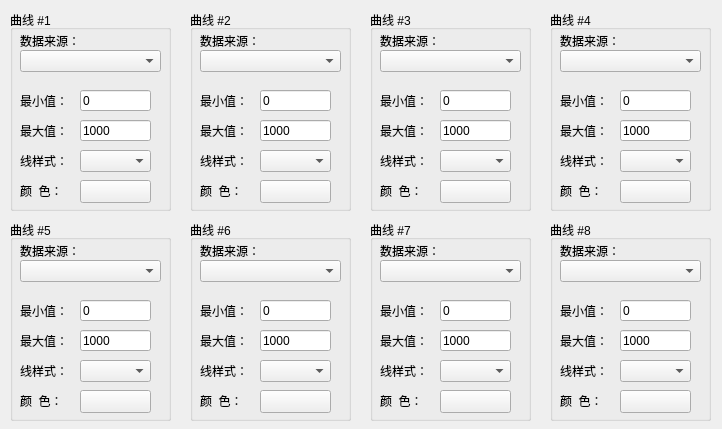
<?xml version="1.0" encoding="UTF-8"?>
<ui version="4.0">
 <class>QHisTrendDisplayPenDlg</class>
 <widget class="QWidget" name="QHisTrendDisplayPenDlg">
  <property name="geometry">
   <rect>
    <x>0</x>
    <y>0</y>
    <width>722</width>
    <height>429</height>
   </rect>
  </property>
  <property name="windowTitle">
   <string>Form</string>
  </property>
  <widget class="QGroupBox" name="groupBox">
   <property name="geometry">
    <rect>
     <x>10</x>
     <y>10</y>
     <width>161</width>
     <height>201</height>
    </rect>
   </property>
   <property name="title">
    <string>曲线 #1</string>
   </property>
   <widget class="QLabel" name="label">
    <property name="geometry">
     <rect>
      <x>10</x>
      <y>80</y>
      <width>61</width>
      <height>21</height>
     </rect>
    </property>
    <property name="text">
     <string>最小值：</string>
    </property>
   </widget>
   <widget class="QLabel" name="label_2">
    <property name="geometry">
     <rect>
      <x>10</x>
      <y>110</y>
      <width>61</width>
      <height>21</height>
     </rect>
    </property>
    <property name="text">
     <string>最大值：</string>
    </property>
   </widget>
   <widget class="QLabel" name="label_3">
    <property name="geometry">
     <rect>
      <x>10</x>
      <y>140</y>
      <width>71</width>
      <height>21</height>
     </rect>
    </property>
    <property name="text">
     <string>线样式：</string>
    </property>
   </widget>
   <widget class="QLabel" name="label_7">
    <property name="geometry">
     <rect>
      <x>10</x>
      <y>170</y>
      <width>61</width>
      <height>21</height>
     </rect>
    </property>
    <property name="text">
     <string>颜  色：</string>
    </property>
   </widget>
   <widget class="QLabel" name="label_4">
    <property name="geometry">
     <rect>
      <x>10</x>
      <y>20</y>
      <width>141</width>
      <height>21</height>
     </rect>
    </property>
    <property name="text">
     <string>数据来源：</string>
    </property>
   </widget>
   <widget class="QComboBox" name="P1_DataSorce">
    <property name="geometry">
     <rect>
      <x>10</x>
      <y>40</y>
      <width>141</width>
      <height>22</height>
     </rect>
    </property>
   </widget>
   <widget class="QLineEdit" name="P1_Max">
    <property name="geometry">
     <rect>
      <x>70</x>
      <y>110</y>
      <width>71</width>
      <height>21</height>
     </rect>
    </property>
    <property name="text">
     <string>1000</string>
    </property>
   </widget>
   <widget class="QLineEdit" name="P1_Min">
    <property name="geometry">
     <rect>
      <x>70</x>
      <y>80</y>
      <width>71</width>
      <height>21</height>
     </rect>
    </property>
    <property name="text">
     <string>0</string>
    </property>
   </widget>
   <widget class="QPushButton" name="P1_Color">
    <property name="geometry">
     <rect>
      <x>70</x>
      <y>170</y>
      <width>71</width>
      <height>23</height>
     </rect>
    </property>
    <property name="focusPolicy">
     <enum>Qt::NoFocus</enum>
    </property>
    <property name="text">
     <string/>
    </property>
   </widget>
   <widget class="QComboBox" name="P1_Line">
    <property name="geometry">
     <rect>
      <x>70</x>
      <y>140</y>
      <width>71</width>
      <height>22</height>
     </rect>
    </property>
    <property name="currentIndex">
     <number>-1</number>
    </property>
   </widget>
  </widget>
  <widget class="QGroupBox" name="groupBox_2">
   <property name="geometry">
    <rect>
     <x>190</x>
     <y>10</y>
     <width>161</width>
     <height>201</height>
    </rect>
   </property>
   <property name="title">
    <string>曲线 #2</string>
   </property>
   <widget class="QLabel" name="label_5">
    <property name="geometry">
     <rect>
      <x>10</x>
      <y>80</y>
      <width>61</width>
      <height>21</height>
     </rect>
    </property>
    <property name="text">
     <string>最小值：</string>
    </property>
   </widget>
   <widget class="QLabel" name="label_6">
    <property name="geometry">
     <rect>
      <x>10</x>
      <y>110</y>
      <width>61</width>
      <height>21</height>
     </rect>
    </property>
    <property name="text">
     <string>最大值：</string>
    </property>
   </widget>
   <widget class="QLabel" name="label_8">
    <property name="geometry">
     <rect>
      <x>10</x>
      <y>140</y>
      <width>71</width>
      <height>21</height>
     </rect>
    </property>
    <property name="text">
     <string>线样式：</string>
    </property>
   </widget>
   <widget class="QLabel" name="label_9">
    <property name="geometry">
     <rect>
      <x>10</x>
      <y>170</y>
      <width>71</width>
      <height>21</height>
     </rect>
    </property>
    <property name="text">
     <string>颜  色：</string>
    </property>
   </widget>
   <widget class="QLabel" name="label_10">
    <property name="geometry">
     <rect>
      <x>10</x>
      <y>20</y>
      <width>151</width>
      <height>21</height>
     </rect>
    </property>
    <property name="text">
     <string>数据来源：</string>
    </property>
   </widget>
   <widget class="QComboBox" name="P2_DataSorce">
    <property name="geometry">
     <rect>
      <x>10</x>
      <y>40</y>
      <width>141</width>
      <height>22</height>
     </rect>
    </property>
   </widget>
   <widget class="QLineEdit" name="P2_Max">
    <property name="geometry">
     <rect>
      <x>70</x>
      <y>110</y>
      <width>71</width>
      <height>21</height>
     </rect>
    </property>
    <property name="text">
     <string>1000</string>
    </property>
   </widget>
   <widget class="QComboBox" name="P2_Line">
    <property name="geometry">
     <rect>
      <x>70</x>
      <y>140</y>
      <width>71</width>
      <height>22</height>
     </rect>
    </property>
    <property name="currentIndex">
     <number>-1</number>
    </property>
   </widget>
   <widget class="QLineEdit" name="P2_Min">
    <property name="geometry">
     <rect>
      <x>70</x>
      <y>80</y>
      <width>71</width>
      <height>21</height>
     </rect>
    </property>
    <property name="text">
     <string>0</string>
    </property>
   </widget>
   <widget class="QPushButton" name="P2_Color">
    <property name="geometry">
     <rect>
      <x>70</x>
      <y>170</y>
      <width>71</width>
      <height>23</height>
     </rect>
    </property>
    <property name="focusPolicy">
     <enum>Qt::NoFocus</enum>
    </property>
    <property name="text">
     <string/>
    </property>
   </widget>
  </widget>
  <widget class="QGroupBox" name="groupBox_3">
   <property name="geometry">
    <rect>
     <x>370</x>
     <y>10</y>
     <width>161</width>
     <height>201</height>
    </rect>
   </property>
   <property name="title">
    <string>曲线 #3</string>
   </property>
   <widget class="QLabel" name="label_11">
    <property name="geometry">
     <rect>
      <x>10</x>
      <y>80</y>
      <width>61</width>
      <height>21</height>
     </rect>
    </property>
    <property name="text">
     <string>最小值：</string>
    </property>
   </widget>
   <widget class="QLabel" name="label_12">
    <property name="geometry">
     <rect>
      <x>10</x>
      <y>110</y>
      <width>61</width>
      <height>21</height>
     </rect>
    </property>
    <property name="text">
     <string>最大值：</string>
    </property>
   </widget>
   <widget class="QLabel" name="label_13">
    <property name="geometry">
     <rect>
      <x>10</x>
      <y>140</y>
      <width>61</width>
      <height>21</height>
     </rect>
    </property>
    <property name="text">
     <string>线样式：</string>
    </property>
   </widget>
   <widget class="QLabel" name="label_14">
    <property name="geometry">
     <rect>
      <x>10</x>
      <y>170</y>
      <width>71</width>
      <height>21</height>
     </rect>
    </property>
    <property name="text">
     <string>颜  色：</string>
    </property>
   </widget>
   <widget class="QLabel" name="label_15">
    <property name="geometry">
     <rect>
      <x>10</x>
      <y>20</y>
      <width>151</width>
      <height>21</height>
     </rect>
    </property>
    <property name="text">
     <string>数据来源：</string>
    </property>
   </widget>
   <widget class="QComboBox" name="P3_DataSorce">
    <property name="geometry">
     <rect>
      <x>10</x>
      <y>40</y>
      <width>141</width>
      <height>22</height>
     </rect>
    </property>
   </widget>
   <widget class="QLineEdit" name="P3_Max">
    <property name="geometry">
     <rect>
      <x>70</x>
      <y>110</y>
      <width>71</width>
      <height>21</height>
     </rect>
    </property>
    <property name="text">
     <string>1000</string>
    </property>
   </widget>
   <widget class="QLineEdit" name="P3_Min">
    <property name="geometry">
     <rect>
      <x>70</x>
      <y>80</y>
      <width>71</width>
      <height>21</height>
     </rect>
    </property>
    <property name="text">
     <string>0</string>
    </property>
   </widget>
   <widget class="QComboBox" name="P3_Line">
    <property name="geometry">
     <rect>
      <x>70</x>
      <y>140</y>
      <width>71</width>
      <height>22</height>
     </rect>
    </property>
    <property name="currentIndex">
     <number>-1</number>
    </property>
   </widget>
   <widget class="QPushButton" name="P3_Color">
    <property name="geometry">
     <rect>
      <x>70</x>
      <y>170</y>
      <width>71</width>
      <height>23</height>
     </rect>
    </property>
    <property name="text">
     <string/>
    </property>
   </widget>
  </widget>
  <widget class="QGroupBox" name="groupBox_4">
   <property name="geometry">
    <rect>
     <x>550</x>
     <y>10</y>
     <width>161</width>
     <height>201</height>
    </rect>
   </property>
   <property name="title">
    <string>曲线 #4</string>
   </property>
   <widget class="QLabel" name="label_16">
    <property name="geometry">
     <rect>
      <x>10</x>
      <y>80</y>
      <width>61</width>
      <height>21</height>
     </rect>
    </property>
    <property name="text">
     <string>最小值：</string>
    </property>
   </widget>
   <widget class="QLabel" name="label_17">
    <property name="geometry">
     <rect>
      <x>10</x>
      <y>110</y>
      <width>61</width>
      <height>21</height>
     </rect>
    </property>
    <property name="text">
     <string>最大值：</string>
    </property>
   </widget>
   <widget class="QLabel" name="label_18">
    <property name="geometry">
     <rect>
      <x>10</x>
      <y>140</y>
      <width>71</width>
      <height>21</height>
     </rect>
    </property>
    <property name="text">
     <string>线样式：</string>
    </property>
   </widget>
   <widget class="QLabel" name="label_19">
    <property name="geometry">
     <rect>
      <x>10</x>
      <y>170</y>
      <width>61</width>
      <height>21</height>
     </rect>
    </property>
    <property name="text">
     <string>颜  色：</string>
    </property>
   </widget>
   <widget class="QLabel" name="label_20">
    <property name="geometry">
     <rect>
      <x>10</x>
      <y>20</y>
      <width>171</width>
      <height>21</height>
     </rect>
    </property>
    <property name="text">
     <string>数据来源：</string>
    </property>
   </widget>
   <widget class="QComboBox" name="P4_DataSorce">
    <property name="geometry">
     <rect>
      <x>10</x>
      <y>40</y>
      <width>141</width>
      <height>22</height>
     </rect>
    </property>
   </widget>
   <widget class="QLineEdit" name="P4_Max">
    <property name="geometry">
     <rect>
      <x>70</x>
      <y>110</y>
      <width>71</width>
      <height>21</height>
     </rect>
    </property>
    <property name="text">
     <string>1000</string>
    </property>
   </widget>
   <widget class="QPushButton" name="P4_Color">
    <property name="geometry">
     <rect>
      <x>70</x>
      <y>170</y>
      <width>71</width>
      <height>23</height>
     </rect>
    </property>
    <property name="focusPolicy">
     <enum>Qt::NoFocus</enum>
    </property>
    <property name="text">
     <string/>
    </property>
   </widget>
   <widget class="QLineEdit" name="P4_Min">
    <property name="geometry">
     <rect>
      <x>70</x>
      <y>80</y>
      <width>71</width>
      <height>21</height>
     </rect>
    </property>
    <property name="text">
     <string>0</string>
    </property>
   </widget>
   <widget class="QComboBox" name="P4_Line">
    <property name="geometry">
     <rect>
      <x>70</x>
      <y>140</y>
      <width>71</width>
      <height>22</height>
     </rect>
    </property>
    <property name="currentIndex">
     <number>-1</number>
    </property>
   </widget>
  </widget>
  <widget class="QGroupBox" name="groupBox_6">
   <property name="geometry">
    <rect>
     <x>190</x>
     <y>220</y>
     <width>161</width>
     <height>201</height>
    </rect>
   </property>
   <property name="title">
    <string>曲线 #6</string>
   </property>
   <widget class="QLabel" name="label_21">
    <property name="geometry">
     <rect>
      <x>10</x>
      <y>80</y>
      <width>61</width>
      <height>21</height>
     </rect>
    </property>
    <property name="text">
     <string>最小值：</string>
    </property>
   </widget>
   <widget class="QLabel" name="label_22">
    <property name="geometry">
     <rect>
      <x>10</x>
      <y>110</y>
      <width>61</width>
      <height>21</height>
     </rect>
    </property>
    <property name="text">
     <string>最大值：</string>
    </property>
   </widget>
   <widget class="QLabel" name="label_23">
    <property name="geometry">
     <rect>
      <x>10</x>
      <y>140</y>
      <width>61</width>
      <height>21</height>
     </rect>
    </property>
    <property name="text">
     <string>线样式：</string>
    </property>
   </widget>
   <widget class="QLabel" name="label_24">
    <property name="geometry">
     <rect>
      <x>10</x>
      <y>170</y>
      <width>71</width>
      <height>21</height>
     </rect>
    </property>
    <property name="text">
     <string>颜  色：</string>
    </property>
   </widget>
   <widget class="QLabel" name="label_25">
    <property name="geometry">
     <rect>
      <x>10</x>
      <y>20</y>
      <width>151</width>
      <height>21</height>
     </rect>
    </property>
    <property name="text">
     <string>数据来源：</string>
    </property>
   </widget>
   <widget class="QComboBox" name="P6_DataSorce">
    <property name="geometry">
     <rect>
      <x>10</x>
      <y>40</y>
      <width>141</width>
      <height>22</height>
     </rect>
    </property>
   </widget>
   <widget class="QLineEdit" name="P6_Max">
    <property name="geometry">
     <rect>
      <x>70</x>
      <y>110</y>
      <width>71</width>
      <height>21</height>
     </rect>
    </property>
    <property name="inputMask">
     <string comment="1000"/>
    </property>
    <property name="text">
     <string>1000</string>
    </property>
   </widget>
   <widget class="QPushButton" name="P6_Color">
    <property name="geometry">
     <rect>
      <x>70</x>
      <y>170</y>
      <width>71</width>
      <height>23</height>
     </rect>
    </property>
    <property name="focusPolicy">
     <enum>Qt::NoFocus</enum>
    </property>
    <property name="text">
     <string/>
    </property>
   </widget>
   <widget class="QLineEdit" name="P6_Min">
    <property name="geometry">
     <rect>
      <x>70</x>
      <y>80</y>
      <width>71</width>
      <height>21</height>
     </rect>
    </property>
    <property name="text">
     <string>0</string>
    </property>
   </widget>
   <widget class="QComboBox" name="P6_Line">
    <property name="geometry">
     <rect>
      <x>70</x>
      <y>140</y>
      <width>71</width>
      <height>22</height>
     </rect>
    </property>
    <property name="currentIndex">
     <number>-1</number>
    </property>
   </widget>
  </widget>
  <widget class="QGroupBox" name="groupBox_5">
   <property name="geometry">
    <rect>
     <x>10</x>
     <y>220</y>
     <width>161</width>
     <height>201</height>
    </rect>
   </property>
   <property name="title">
    <string>曲线 #5</string>
   </property>
   <widget class="QLabel" name="label_26">
    <property name="geometry">
     <rect>
      <x>10</x>
      <y>80</y>
      <width>71</width>
      <height>21</height>
     </rect>
    </property>
    <property name="text">
     <string>最小值：</string>
    </property>
   </widget>
   <widget class="QLabel" name="label_27">
    <property name="geometry">
     <rect>
      <x>10</x>
      <y>110</y>
      <width>71</width>
      <height>21</height>
     </rect>
    </property>
    <property name="text">
     <string>最大值：</string>
    </property>
   </widget>
   <widget class="QLabel" name="label_28">
    <property name="geometry">
     <rect>
      <x>10</x>
      <y>140</y>
      <width>71</width>
      <height>21</height>
     </rect>
    </property>
    <property name="text">
     <string>线样式：</string>
    </property>
   </widget>
   <widget class="QLabel" name="label_29">
    <property name="geometry">
     <rect>
      <x>10</x>
      <y>170</y>
      <width>81</width>
      <height>21</height>
     </rect>
    </property>
    <property name="text">
     <string>颜  色：</string>
    </property>
   </widget>
   <widget class="QLabel" name="label_30">
    <property name="geometry">
     <rect>
      <x>10</x>
      <y>20</y>
      <width>151</width>
      <height>21</height>
     </rect>
    </property>
    <property name="text">
     <string>数据来源：</string>
    </property>
   </widget>
   <widget class="QComboBox" name="P5_DataSorce">
    <property name="geometry">
     <rect>
      <x>10</x>
      <y>40</y>
      <width>141</width>
      <height>22</height>
     </rect>
    </property>
   </widget>
   <widget class="QLineEdit" name="P5_Min">
    <property name="geometry">
     <rect>
      <x>70</x>
      <y>80</y>
      <width>71</width>
      <height>21</height>
     </rect>
    </property>
    <property name="text">
     <string>0</string>
    </property>
   </widget>
   <widget class="QComboBox" name="P5_Line">
    <property name="geometry">
     <rect>
      <x>70</x>
      <y>140</y>
      <width>71</width>
      <height>22</height>
     </rect>
    </property>
    <property name="currentIndex">
     <number>-1</number>
    </property>
   </widget>
   <widget class="QPushButton" name="P5_Color">
    <property name="geometry">
     <rect>
      <x>70</x>
      <y>170</y>
      <width>71</width>
      <height>23</height>
     </rect>
    </property>
    <property name="focusPolicy">
     <enum>Qt::NoFocus</enum>
    </property>
    <property name="text">
     <string/>
    </property>
   </widget>
   <widget class="QLineEdit" name="P5_Max">
    <property name="geometry">
     <rect>
      <x>70</x>
      <y>110</y>
      <width>71</width>
      <height>21</height>
     </rect>
    </property>
    <property name="inputMask">
     <string comment="1000"/>
    </property>
    <property name="text">
     <string>1000</string>
    </property>
   </widget>
  </widget>
  <widget class="QGroupBox" name="groupBox_8">
   <property name="geometry">
    <rect>
     <x>550</x>
     <y>220</y>
     <width>161</width>
     <height>201</height>
    </rect>
   </property>
   <property name="title">
    <string>曲线 #8</string>
   </property>
   <widget class="QLabel" name="label_31">
    <property name="geometry">
     <rect>
      <x>10</x>
      <y>80</y>
      <width>61</width>
      <height>21</height>
     </rect>
    </property>
    <property name="text">
     <string>最小值：</string>
    </property>
   </widget>
   <widget class="QLabel" name="label_32">
    <property name="geometry">
     <rect>
      <x>10</x>
      <y>110</y>
      <width>61</width>
      <height>21</height>
     </rect>
    </property>
    <property name="text">
     <string>最大值：</string>
    </property>
   </widget>
   <widget class="QLabel" name="label_33">
    <property name="geometry">
     <rect>
      <x>10</x>
      <y>140</y>
      <width>61</width>
      <height>21</height>
     </rect>
    </property>
    <property name="text">
     <string>线样式：</string>
    </property>
   </widget>
   <widget class="QLabel" name="label_34">
    <property name="geometry">
     <rect>
      <x>10</x>
      <y>170</y>
      <width>61</width>
      <height>21</height>
     </rect>
    </property>
    <property name="text">
     <string>颜  色：</string>
    </property>
   </widget>
   <widget class="QLabel" name="label_35">
    <property name="geometry">
     <rect>
      <x>10</x>
      <y>20</y>
      <width>161</width>
      <height>21</height>
     </rect>
    </property>
    <property name="text">
     <string>数据来源：</string>
    </property>
   </widget>
   <widget class="QComboBox" name="P8_DataSorce">
    <property name="geometry">
     <rect>
      <x>10</x>
      <y>40</y>
      <width>141</width>
      <height>22</height>
     </rect>
    </property>
   </widget>
   <widget class="QPushButton" name="P8_Color">
    <property name="geometry">
     <rect>
      <x>70</x>
      <y>170</y>
      <width>71</width>
      <height>23</height>
     </rect>
    </property>
    <property name="focusPolicy">
     <enum>Qt::NoFocus</enum>
    </property>
    <property name="text">
     <string/>
    </property>
   </widget>
   <widget class="QLineEdit" name="P8_Min">
    <property name="geometry">
     <rect>
      <x>70</x>
      <y>80</y>
      <width>71</width>
      <height>21</height>
     </rect>
    </property>
    <property name="text">
     <string>0</string>
    </property>
   </widget>
   <widget class="QLineEdit" name="P8_Max">
    <property name="geometry">
     <rect>
      <x>70</x>
      <y>110</y>
      <width>71</width>
      <height>21</height>
     </rect>
    </property>
    <property name="inputMask">
     <string/>
    </property>
    <property name="text">
     <string>1000</string>
    </property>
   </widget>
   <widget class="QComboBox" name="P8_Line">
    <property name="geometry">
     <rect>
      <x>70</x>
      <y>140</y>
      <width>71</width>
      <height>22</height>
     </rect>
    </property>
    <property name="currentIndex">
     <number>-1</number>
    </property>
   </widget>
  </widget>
  <widget class="QGroupBox" name="groupBox_7">
   <property name="geometry">
    <rect>
     <x>370</x>
     <y>220</y>
     <width>161</width>
     <height>201</height>
    </rect>
   </property>
   <property name="title">
    <string>曲线 #7</string>
   </property>
   <widget class="QLabel" name="label_36">
    <property name="geometry">
     <rect>
      <x>10</x>
      <y>80</y>
      <width>61</width>
      <height>21</height>
     </rect>
    </property>
    <property name="text">
     <string>最小值：</string>
    </property>
   </widget>
   <widget class="QLabel" name="label_37">
    <property name="geometry">
     <rect>
      <x>10</x>
      <y>110</y>
      <width>61</width>
      <height>21</height>
     </rect>
    </property>
    <property name="text">
     <string>最大值：</string>
    </property>
   </widget>
   <widget class="QLabel" name="label_38">
    <property name="geometry">
     <rect>
      <x>10</x>
      <y>140</y>
      <width>61</width>
      <height>21</height>
     </rect>
    </property>
    <property name="text">
     <string>线样式：</string>
    </property>
   </widget>
   <widget class="QLabel" name="label_39">
    <property name="geometry">
     <rect>
      <x>10</x>
      <y>170</y>
      <width>61</width>
      <height>21</height>
     </rect>
    </property>
    <property name="text">
     <string>颜  色：</string>
    </property>
   </widget>
   <widget class="QLabel" name="label_40">
    <property name="geometry">
     <rect>
      <x>10</x>
      <y>20</y>
      <width>151</width>
      <height>21</height>
     </rect>
    </property>
    <property name="text">
     <string>数据来源：</string>
    </property>
   </widget>
   <widget class="QComboBox" name="P7_DataSorce">
    <property name="geometry">
     <rect>
      <x>10</x>
      <y>40</y>
      <width>141</width>
      <height>22</height>
     </rect>
    </property>
   </widget>
   <widget class="QPushButton" name="P7_Color">
    <property name="geometry">
     <rect>
      <x>70</x>
      <y>170</y>
      <width>71</width>
      <height>23</height>
     </rect>
    </property>
    <property name="focusPolicy">
     <enum>Qt::NoFocus</enum>
    </property>
    <property name="text">
     <string/>
    </property>
   </widget>
   <widget class="QLineEdit" name="P7_Min">
    <property name="geometry">
     <rect>
      <x>70</x>
      <y>80</y>
      <width>71</width>
      <height>21</height>
     </rect>
    </property>
    <property name="text">
     <string>0</string>
    </property>
   </widget>
   <widget class="QLineEdit" name="P7_Max">
    <property name="geometry">
     <rect>
      <x>70</x>
      <y>110</y>
      <width>71</width>
      <height>21</height>
     </rect>
    </property>
    <property name="inputMask">
     <string/>
    </property>
    <property name="text">
     <string>1000</string>
    </property>
   </widget>
   <widget class="QComboBox" name="P7_Line">
    <property name="geometry">
     <rect>
      <x>70</x>
      <y>140</y>
      <width>71</width>
      <height>22</height>
     </rect>
    </property>
    <property name="currentIndex">
     <number>-1</number>
    </property>
   </widget>
  </widget>
 </widget>
 <resources/>
 <connections/>
</ui>
